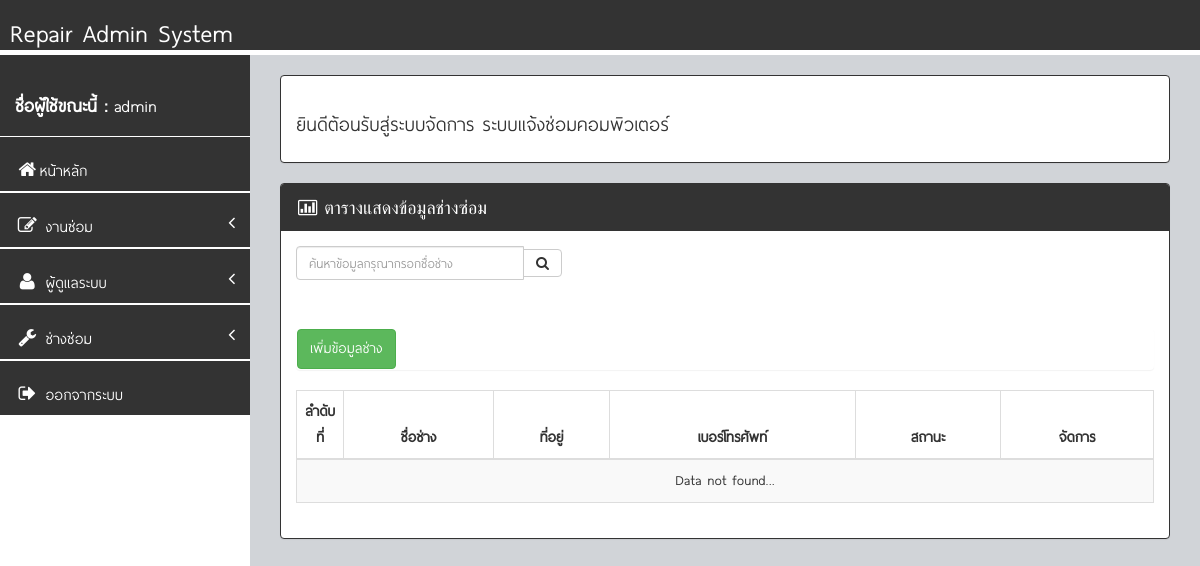
The app's page /manage_repairman.php (signed in), older data.
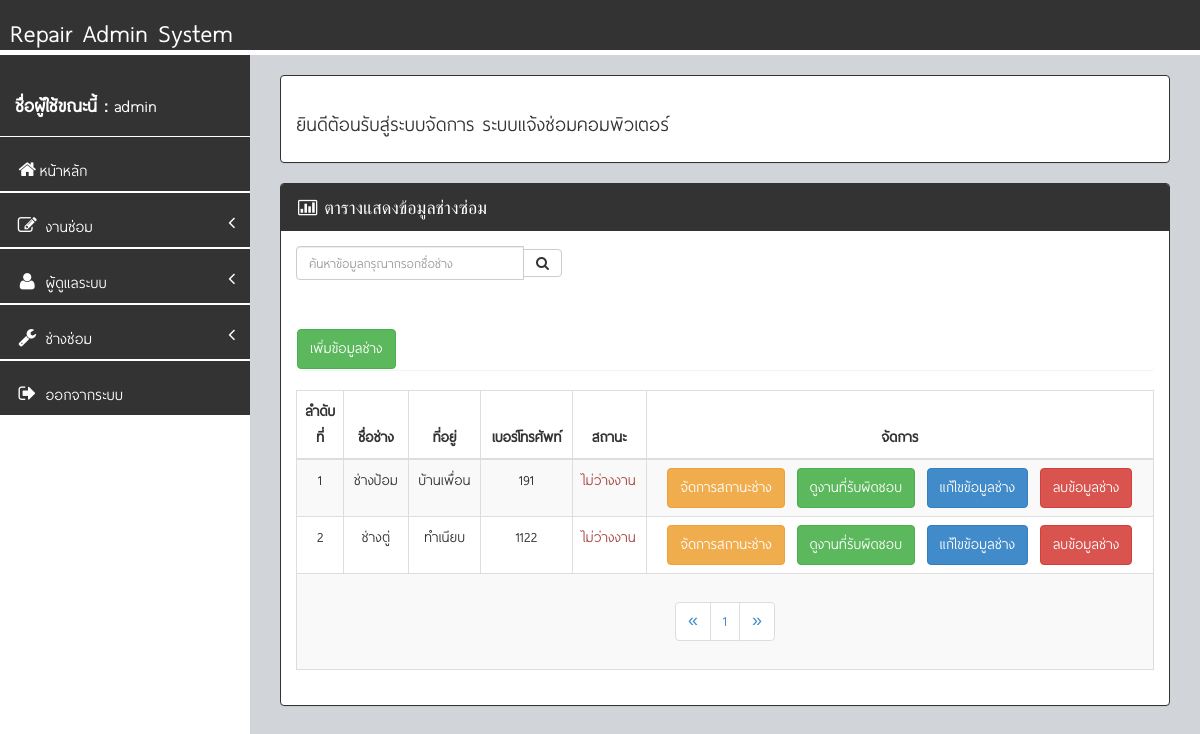
The same page, newer data.
### tables this page shows
CREATE TABLE `repair_man` (
  `Rep_ID` int(11) NOT NULL,
  `Rep_Name` varchar(255) NOT NULL,
  `Rep_Address` varchar(255) NOT NULL,
  `Rep_Tel` varchar(255) NOT NULL,
  `Rep_Status` int(11) NOT NULL COMMENT '0 = ว่าง , 1 = ไม่ว่าง'
);

### conn.php (called while the page is built, shortened)
<?php
$title_web = "ระบบแจ้งซ่อมคอมพิวเตอร์";
?>

### manage_repairman.php (the view, shortened to what this page needs)
<?php require_once "header.php";?>
    <div id="wrapper">
        <?php
			  require_once "menu_left.php";
		?>
        <div id="page-wrapper">
            <div class="row">
                <br/>
                <div class="col-lg-12">
                    <div class="panel panel-body panel-primary alert-danger"><h3><font color="#333333">ยินดีต้อนรับสู่ระบบจัดการ <?php echo $title_web;?></font></h3></div>
                </div>
            </div>
                    <div class="panel panel-primary">
                        <div class="panel-heading">
                            <i class="fa fa-bar-chart-o fa-fw"></i> ตารางแสดงข้อมูลช่างซ่อม
                        </div>
						<div class="col-lg-4 form-group panel-body panel-primary sidebar-search">
						<form autocomplete="off" class="input-group custom-search-form">
	<input name="txt_search" type="text" id="course" size="50" class="form-control" placeholder="ค้นหาข้อมูลกรุณากรอกชื่อช่าง" required="required" /><span class="input-group-btn">
                                <button class="btn btn-default" type="submit">
                                    <i class="fa fa-search"></i>
                                </button>
                            </span>
</form>
</div>
                        <div class="panel-body">
                            <div class="row">
                                <div class="col-lg-12">
                                    <div class="table-responsive">
									<div class="panel"><a href="manage_repairman_add.php"><input name="" type="button" class="btn btn-success" value="เพิ่มข้อมูลช่าง"></a></div>
                                        <table class="table table-striped table-bordered table-hover" id="table_example2">
                                            <thead>
                                                <tr>
                                                    <th width="5%"><div align="center">ลำดับที่</div></th>
                                                    <th width="auto"><div align="center">ชื่อช่าง</div></th>
                                                    <th width="auto"><div align="center">ที่อยู่</div></th>
                                                    <th width="auto"><div align="center">เบอร์โทรศัพท์</div></th>
                                                    <th width="auto"><div align="center">สถานะ</div></th>
                                                    <th width="auto"><div align="center">จัดการ</div></th>
                                                </tr>
                                            </thead>
                                            <tbody>
				<?php
				if(!$_REQUEST['txt_search']){
			$perpage = 10;
			if (isset($_GET['page'])) {
 $page = $_GET['page'];
 } else {
 $page = 1;
 }
			$start = ($page - 1) * $perpage;
$sql = $conn->query("select * from repair_man order by Rep_ID DESC limit $start,$perpage")or die (mysqli_error());
$sql2 = $conn->query("select * from repair_man order by Rep_ID DESC")or die (mysqli_error());
$total_record = $sql2->num_rows;
$total_page = ceil($total_record / $perpage);
		}
  $i = 1;
  while ($show= $sql->fetch_assoc()) {
     if($show['Rep_Status']==0){$status =  '<span class=text-info>ว่างงาน</span>';}
else if($show['Rep_Status']==1){$status =  '<span class=text-danger>ไม่ว่างงาน</span>';}
?>
                  <tr>
                  <td><div align="center"><?php echo $i++;?></div></td>
                  <td><div align="center"><?php echo $show['Rep_Name'];?></div></td>
                  <td><div align="center"><?php echo $show['Rep_Address'];?></div></td>
                  <td><div align="center"><?php echo $show['Rep_Tel'];?></div></td>
                  <td><div align="center"><?php echo $status; ?></div></td>
                  <td><div align="center">
                  <a href="#order<?php echo $show['Rep_ID'];?>" data-toggle="modal"><input name="" type="button" class="btn btn-warning" value="จัดการสถานะช่าง"></a>&nbsp;
                  <a href="manage_repairman_case.php?id=<?php echo $show['Rep_ID'];?>" data-toggle="modal"><input name="" type="button" class="btn btn-success" value="ดูงานที่รับผิดชอบ"></a>&nbsp;
                  <a href="manage_repairman_edit.php?id=<?php echo $show['Rep_ID'];?>"><input name="" type="button" class="btn btn-primary" value="แก้ไขข้อมูลช่าง"></a>&nbsp;
                  <a href="?admin=delete&id=<?php echo $show['Rep_ID'];?>"><input name="" type="button" class="btn btn-danger" value="ลบข้อมูลช่าง"></a>
                  </div></td>
                  </tr>
                    <?php }?>
                  <tr>
                    <td colspan="12"><div align="center"><?php if($sql->num_rows==0){Chk_Row($sql);}else {?><nav>
 <ul class="pagination">
 <li>
 <a href="?page=1" aria-label="Previous">
 <span aria-hidden="true">&laquo;</span> </a> </li>
 <?php for($i=1;$i<=$total_page;$i++){ ?>
 <li><a href="?page=<?php echo $i; ?>"><?php echo $i; ?></a></li>
 <?php } ?>
 <li>
 <a href="?page=<?php echo $total_page;?>" aria-label="Next">
 <span aria-hidden="true">&raquo;</span> </a> </li>
 </ul>
 </nav><?php } ?></div></td>
                    </tr>
                                            </tbody>
                                        </table>
                                    </div>
                                </div>
                            </div>
                        </div>
                    </div>
                        </div>
                    </div>
</body>
</html>

### header.php (shortened to what this page needs)
<?php
require_once "conn.php";
require_once "function.php";
?>
<!DOCTYPE html>
<html>
<head>
<link href=css/BackEnd/assets/plugins/bootstrap/bootstrap.css rel=stylesheet />
<link href=css/BackEnd/assets/font-awesome/css/font-awesome.css rel=stylesheet />
<link href=css/BackEnd/assets/css/style.css rel=stylesheet />
<link href=css/BackEnd/assets/css/main-style.css rel=stylesheet />
<link href=css/BackEnd/assets/plugins/morris/morris-0.4.3.min.css rel=stylesheet />
<link rel="stylesheet" media="all" type="text/css" href="plugins/jquerydatepicker/jquery-ui.css" />
<link rel="stylesheet" media="all" type="text/css" href="plugins/jquerydatepicker/jquery-ui-timepicker-addon.css">
		</head>
<body>
   <navbar top>
        <nav class="navbar navbar-default navbar-fixed-top" role="navigation" id="navbar">
            <navbar-header>
          <div class="navbar-header">
                <a class="navbar-brand " href="main.php">
                    <h4><font color="white" size="6">Repair Admin System</font></h4>
                </a>
            </div>
        </nav>

### menu_left.php (shortened to what this page needs)
   <nav class="navbar-default navbar-static-side" role="navigation">
       <div class="sidebar-collapse">
           <ul class="nav" id="side-menu">
               <li>
                   <div class="user-section">
                       <div class="user-info">
                           <div><strong><font color="white">ชื่อผู้ใช้ขณะนี้ : </font></strong><font color="white"><?php echo $_SESSION['ses_admin_user'];?></font></div>
                       </div>
                   </div>
               </li>
               <li >
                   <a href="main.php"><i class="fa fa-home fa-fw"></i>หน้าหลัก</a>
               </li>
<li>
<a href="#"><i class="fa fa-edit fa-fw"></i> งานซ่อม<span class="fa arrow"></span></a>
               </li>
               <li>
               <a href="#"><i class="fa fa-user fa-fw"></i> ผู้ดูแลระบบ<span class="fa arrow"></span></a>
               </li>
               <li>
               <a href="#"><i class="fa fa-wrench fa-fw"></i> ช่างซ่อม<span class="fa arrow"></span></a>
               </li>
               <li>
                   <a href="?logout=chk"><i class="fa fa-sign-out fa-fw"></i> ออกจากระบบ</a>
               </li>
                   </ul>
       </div>
   </nav>

### function.php (shortened to what this page needs)
<?php
function Chk_Row ($sql){
if(mysqli_num_rows($sql)==0){
echo "<center>Data not found...</center>";
}
}
?>

### css/BackEnd/assets/css/style.css (style rules this page uses)
body { background-color:#FFFFFF; }
#wrapper { width: 100%; margin-top: 55px!important; background-color:#FFFFFF; }
#page-wrapper { padding: 0 15px; min-height: 568px; background-color:rgb(209, 212, 216); }
.navbar-static-side ul li { border-bottom:1px solid #ffffff !important; }
.sidebar-search { padding: 15px; }
.arrow { float: right; }
.fa.arrow:before { content: "\f104"; }
@media (min-width:768px) { .navbar-static-side { z-index: 1; position: absolute; width: 250px; } }

### css/BackEnd/assets/css/main-style.css (style rules this page uses)
.user-section { margin-top: 20px; font-size: 22px; }
.user-info { display: block; color: #000!important; display: inline-block; padding: 15px; margin-bottom: 0px }
.nav>li>a { padding: 20px 15px; }
#side-menu { background-color: #333333; font-family: 'thaisansliter1', Arial, Helvetica, sans-serif; font-size: 19px; }
#side-menu a { color: #fff; border-bottom: 1px solid #ffffff !important; height: 55px; }
#navbar { background-color: #333333; }
.navbar-brand { padding-left: 10px; padding-top: 5px; color: #ffffff; font-size: 19px; }
.navbar-default { border-color: #FFFFFF; }
@media (min-width:768px) { #page-wrapper { position: inherit; margin: 0 0 0 250px; padding: 0 30px; min-height: 1000px; } }

Row changes from the older to the newer data that the page shows:
added repair_man: Rep_Name "ช่างป้อม", Rep_Address "บ้านเพื่อน", Rep_Tel "191", Rep_Status "ไม่ว่างงาน"
added repair_man: Rep_Name "ช่างตู่", Rep_Address "ทำเนียบ", Rep_Tel "1122", Rep_Status "ไม่ว่างงาน"
Text that changed along with them:
text no longer shown: "Data not found..."
new list line: "1"
